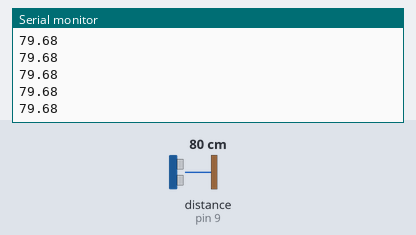
Bench run of a sketch on a simulated Arduino Uno, built with avr-gcc and run on an emulated ATmega328P. Shown: the last lines printed to the serial monitor. Wiring (inferred from the names in the program): ultrasonic range finder: trigger pin 8; echo pin 9. The test bench sets the inputs (shaded band); at power-on: distance to the obstacle (sensor on pin 9) 80 cm. The echo pulse lasts 58.3 µs per cm.

Above: at 1.2 s.
1.3 s: distance to the obstacle (sensor on pin 9) set to 2 cm
At 1.38 s:
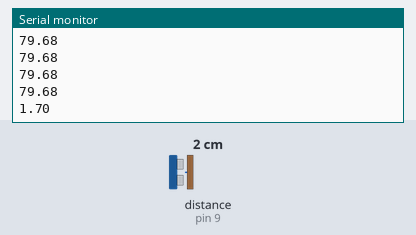
2.8 s: distance to the obstacle (sensor on pin 9) set to 4 cm
At 2.89 s:
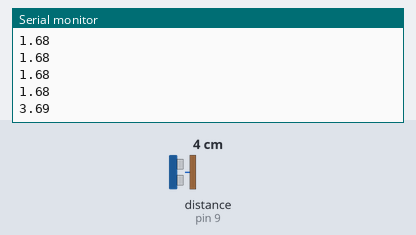
Timing chart, 0 to 5.8 s (numbered marks = the images above; inputs shaded):
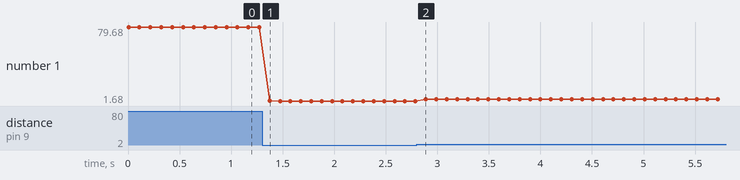

Measured:
- after the input at 1.3 s, the serial monitor: prints a new line after 0.07 s (image 1)
- after the input at 2.8 s, the serial monitor: prints a new line after 0.09 s (image 2)
- plotted number 1: 79.68 → 1.68 after the input at 1.3 s, 1.68 → 3.69 after the input at 2.8 s

The sketch:

Joanna_Lin_COVID__tude_2_Sketch.ino
```cpp
// ultrasonic
const int trigPin = 8;
const int echoPin = 9;

float duration, distance;

void setup() {
  Serial.begin(9600);
  pinMode(trigPin, OUTPUT);
  pinMode(echoPin, INPUT);
}

void loop() {
//  ultrasonic
  digitalWrite(trigPin, LOW);
  delayMicroseconds(2);
  digitalWrite(trigPin, HIGH);
  delayMicroseconds(10);
  digitalWrite(trigPin, LOW);

  duration = pulseIn(echoPin, HIGH);
  distance = (duration*.0343)/2;
  if (distance > 200) {
    return NULL;
  }

  Serial.println(distance);
  delay (100);
}
```
